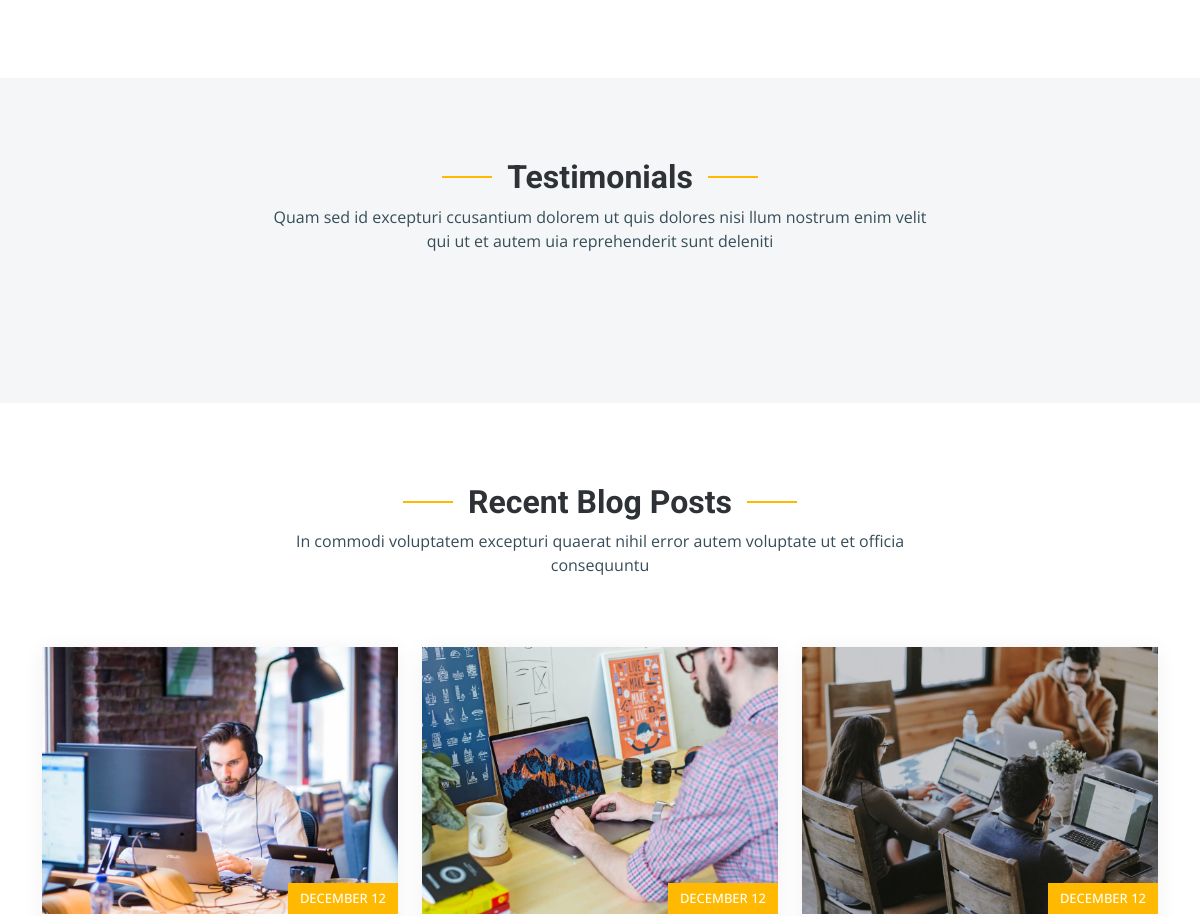
Before: / (middle part) with the older database file.
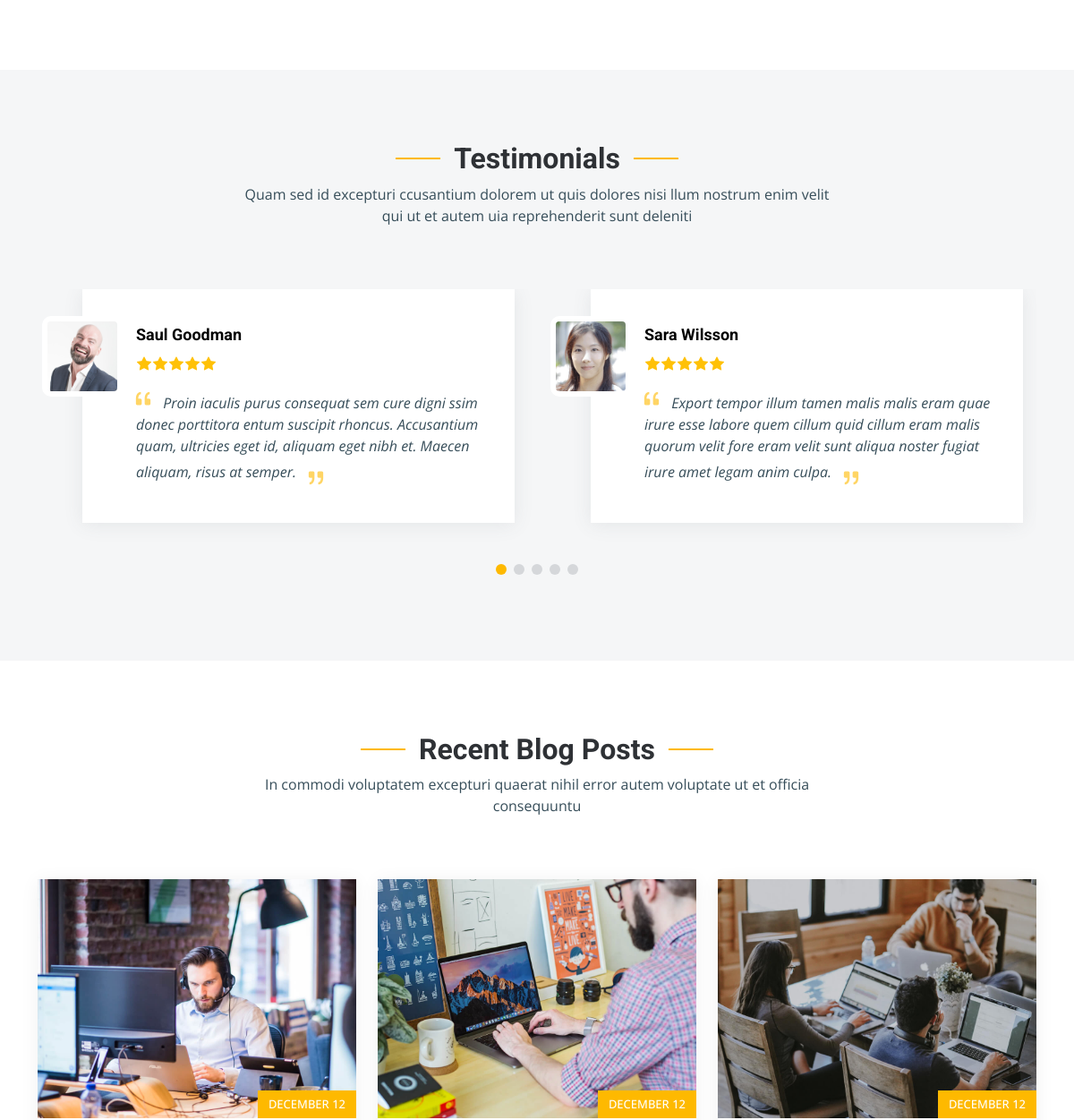
After: the same page with the newer database file.
### mainApp/models.py (models this page shows, shortened)
class Blog(models.Model):
    date = datetime.now()
    name = models.CharField(max_length=800)
    designation = models.CharField(max_length=800)
    image = models.ImageField(upload_to='blog')
    title = models.CharField(max_length=800)
    content = RichTextField()

class Testimonial(models.Model):
    image = models.ImageField(upload_to='team')
    name = models.CharField(max_length=800)
    designations = models.CharField(max_length=800)
    message = models.CharField(max_length=800)

### mainApp/views.py (the view)
# urls.py: 2. Add a URL to urlpatterns:  path('', views.home, name='home')
def home(request):
    remodeling = Project.objects.filter(category__icontains='Remodeling')[:3]
    construction = Project.objects.filter(category__icontains='Construction')[:3]
    design = Project.objects.filter(category__icontains='Design')[:3]
    repairs = Project.objects.filter(category__icontains='Repairs')[:3]
    testimonial = Testimonial.objects.all()
    recent_blog = Blog.objects.all()[:3]
    context  = {
        'remodeling': remodeling,
        'construction': construction,
        'design': design,
        'repairs': repairs,
        'testimonials': testimonial,
        'rblog': recent_blog
    }
    return render(request, 'index.html', context)

### mainApp/templates/index.html (shortened to what this page needs)
{% load static %}
<!DOCTYPE html>
<html lang="en">
<head>
  <link href="{% static 'vendor/bootstrap/css/bootstrap.min.css' %}" rel="stylesheet">
  <link href="{% static 'vendor/bootstrap-icons/bootstrap-icons.css' %}" rel="stylesheet">
  <link href="{%  static 'vendor/fontawesome-free/css/all.min.css' %}" rel="stylesheet">
  <link href="{% static 'vendor/aos/aos.css' %}" rel="stylesheet">
  <link href="{% static 'vendor/glightbox/css/glightbox.min.css' %}" rel="stylesheet">
  <link href="{% static 'vendor/swiper/swiper-bundle.min.css' %}" rel="stylesheet">
  <link href="{% static 'css/main.css' %}" rel="stylesheet">
</head>
<body>
  <main id="main">
    <section id="projects" class="projects">
    </section>
    <section id="testimonials" class="testimonials section-bg">
      <div class="container" data-aos="fade-up">
        <div class="section-header">
          <h2>Testimonials</h2>
          <p>Quam sed id excepturi ccusantium dolorem ut quis dolores nisi llum nostrum enim velit qui ut et autem uia reprehenderit sunt deleniti</p>
        </div>
        <div class="slides-2 swiper">
          <div class="swiper-wrapper">
            {% for x in testimonials %}
            <div class="swiper-slide">
              <div class="testimonial-wrap">
                <div class="testimonial-item">
                  <img src="{{x.image.url}}" class="testimonial-img" alt="">
                  <h3>{{x.name}}</h3>
                  <div class="stars">
                    <i class="bi bi-star-fill"></i><i class="bi bi-star-fill"></i><i class="bi bi-star-fill"></i><i class="bi bi-star-fill"></i><i class="bi bi-star-fill"></i>
                  </div>
                  <p>
                    <i class="bi bi-quote quote-icon-left"></i>
                    {{x.message}}
                    <i class="bi bi-quote quote-icon-right"></i>
                  </p>
                </div>
              </div>
            </div>
            {% endfor %}
          </div>
          <div class="swiper-pagination"></div>
        </div>
      </div>
    </section>
    <section id="recent-blog-posts" class="recent-blog-posts">
      <div class="container" data-aos="fade-up">
        <div class=" section-header">
        <h2>Recent Blog Posts</h2>
        <p>In commodi voluptatem excepturi quaerat nihil error autem voluptate ut et officia consequuntu</p>
        </div>
        <div class="row gy-5">
        {% for x in rblog %}
        <div class="col-xl-4 col-md-6" data-aos="fade-up" data-aos-delay="100">
          <div class="post-item position-relative h-100">
            <div class="post-img position-relative overflow-hidden">
              <img src="{{x.image.url}}" class="img-fluid" alt="">
              <span class="post-date">December 12</span>
            </div>
          </div>
        </div>
        {% endfor %}
      </div>
      </div>
    </section>
  </main>
{% include 'include/footer.html' %}
</body>
</html>

Changed rows visible on the page:
added Testimonial: image (picture), name "Saul Goodman", message "Proin iaculis purus consequat sem cure digni ssim donec porttitora entum suscipit rhoncus. Accusantium quam, ultricies eget id, aliquam eget nibh et. Maecen aliquam, risus at semper."
added Testimonial: image (picture), name "Sara Wilsson", message "Export tempor illum tamen malis malis eram quae irure esse labore quem cillum quid cillum eram malis quorum velit fore eram velit sunt aliqua noster fugiat irure amet legam anim culpa."
